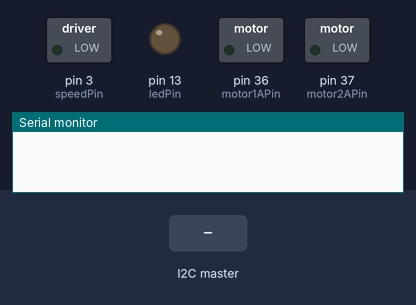
A sketch run on a simulated Arduino Mega 2560, built with avr-gcc and run on an emulated ATmega2560. On the bench: switched loads named in the sketch (green lamp = pin HIGH), output pins drawn as LEDs (lit = HIGH), the last lines printed to the serial monitor. The test bench sets the inputs (shaded band).

Above: at 1.2 s.
1.3 s: the I2C master sends the byte 1
At 2.0 s:
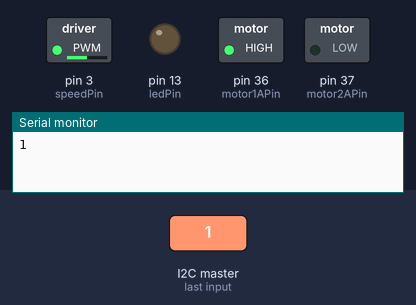
2.8 s: the I2C master sends the byte 0
At 3.1 s:
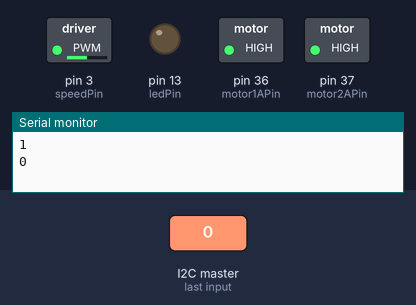
4.3 s: the I2C master sends the byte 2
At 5.5 s:
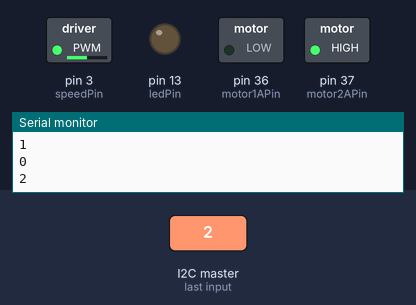
5.8 s: the I2C master sends the byte 90
At 6.6 s:
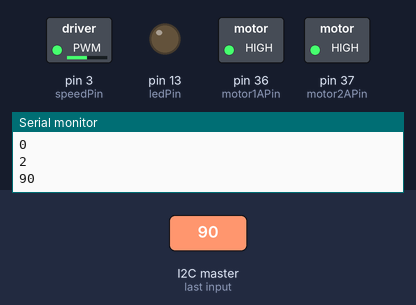
Timing chart, 0 to 8.3 s (numbered marks = the images above; inputs shaded):
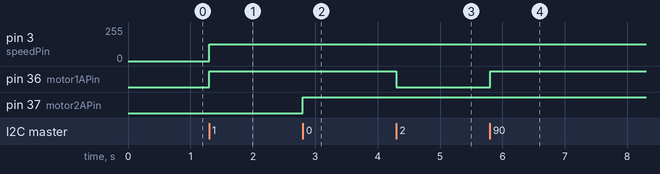

The sketch:

_3_1esclavo_i2c.ino
```cpp
#include <Wire.h>
int speedPin = 3;
int motor1APin = 36;
int motor2APin = 37;
int ledPin = 13;
int speed_value_motor1;
int sentido = 1;

void setup(){
  pinMode(speedPin, OUTPUT);
  pinMode(motor1APin, OUTPUT);
  pinMode(motor2APin, OUTPUT);
  pinMode(ledPin, OUTPUT);
  Serial.begin(9600);
  Wire.begin(25);
  Wire.onReceive(receiveEvent);

}
void loop(){
  delay(100);
}

  void receiveEvent(int sentido)
{
  sentido = Wire.read();    // receive byte as an integer

  Serial.println(sentido);
  if(sentido == 1){
    digitalWrite(motor1APin, HIGH);
    digitalWrite(motor2APin, LOW);
  }
  else if(sentido == 2){
    digitalWrite(motor1APin, LOW);
    digitalWrite(motor2APin, HIGH);
  }
  else if(sentido == 3){
    digitalWrite(motor1APin, LOW);
    digitalWrite(motor2APin, LOW);
  }
  else{
    digitalWrite(motor1APin, HIGH);
    digitalWrite(motor2APin, HIGH);
  }
  speed_value_motor1 = 127;
  analogWrite(speedPin, speed_value_motor1);
}
```

Measured:
- after the input at 1.3 s, pin 3 (speedPin): 0/255 → 127/255 at once; pin 36 (motor1APin): LOW → HIGH at once
- after the input at 2.8 s, pin 37 (motor2APin): LOW → HIGH at once
- after the input at 4.3 s, pin 36 (motor1APin): HIGH → LOW at once
- after the input at 5.8 s, pin 36 (motor1APin): LOW → HIGH at once
